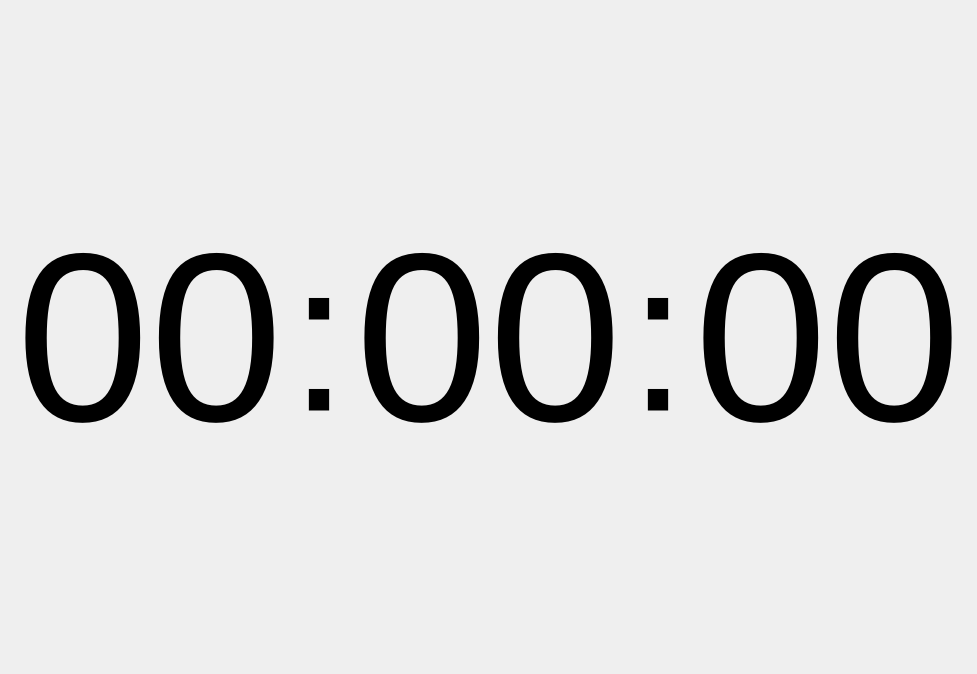
<?xml version="1.0" encoding="UTF-8"?>
<ui version="4.0">
 <class>Form</class>
 <widget class="QWidget" name="Form">
  <property name="geometry">
   <rect>
    <x>0</x>
    <y>0</y>
    <width>977</width>
    <height>674</height>
   </rect>
  </property>
  <property name="windowTitle">
   <string>Form</string>
  </property>
  <layout class="QHBoxLayout" name="horizontalLayout">
   <item>
    <spacer name="horizontalSpacer">
     <property name="orientation">
      <enum>Qt::Horizontal</enum>
     </property>
     <property name="sizeHint" stdset="0">
      <size>
       <width>40</width>
       <height>20</height>
      </size>
     </property>
    </spacer>
   </item>
   <item>
    <widget class="QLabel" name="hour">
     <property name="font">
      <font>
       <pointsize>180</pointsize>
      </font>
     </property>
     <property name="text">
      <string>00</string>
     </property>
     <property name="alignment">
      <set>Qt::AlignCenter</set>
     </property>
    </widget>
   </item>
   <item>
    <widget class="QLabel" name="point1">
     <property name="font">
      <font>
       <pointsize>160</pointsize>
      </font>
     </property>
     <property name="text">
      <string>:</string>
     </property>
     <property name="alignment">
      <set>Qt::AlignCenter</set>
     </property>
    </widget>
   </item>
   <item>
    <widget class="QLabel" name="minute">
     <property name="font">
      <font>
       <pointsize>180</pointsize>
      </font>
     </property>
     <property name="text">
      <string>00</string>
     </property>
     <property name="alignment">
      <set>Qt::AlignCenter</set>
     </property>
    </widget>
   </item>
   <item>
    <widget class="QLabel" name="point2">
     <property name="font">
      <font>
       <pointsize>160</pointsize>
      </font>
     </property>
     <property name="text">
      <string>:</string>
     </property>
     <property name="alignment">
      <set>Qt::AlignCenter</set>
     </property>
    </widget>
   </item>
   <item>
    <widget class="QLabel" name="second">
     <property name="font">
      <font>
       <pointsize>180</pointsize>
      </font>
     </property>
     <property name="text">
      <string>00</string>
     </property>
     <property name="alignment">
      <set>Qt::AlignCenter</set>
     </property>
    </widget>
   </item>
   <item>
    <spacer name="horizontalSpacer_2">
     <property name="orientation">
      <enum>Qt::Horizontal</enum>
     </property>
     <property name="sizeHint" stdset="0">
      <size>
       <width>40</width>
       <height>20</height>
      </size>
     </property>
    </spacer>
   </item>
  </layout>
 </widget>
 <resources/>
 <connections/>
</ui>
